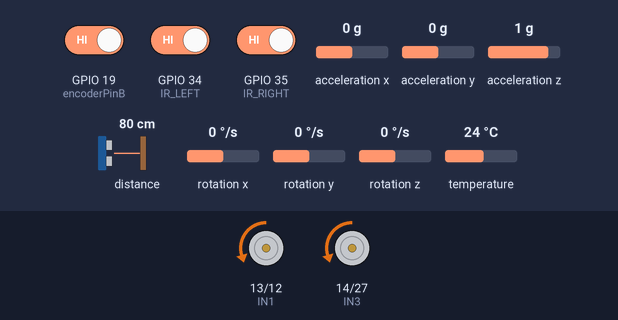
Bench run of a sketch on a simulated ESP32. Shown: motor-driver pin pairs drawn as motors (green arrow = first pin HIGH = forward, orange = second pin HIGH = backward, longer = more drive, scaled by the enable pin). The test bench sets the inputs (shaded band); at power-on: rotation z 0 °/s, GPIO 19 (encoderPinB) HIGH, GPIO 34 (IR_LEFT) HIGH, GPIO 35 (IR_RIGHT) HIGH, acceleration x 0 g, acceleration y 0 g, acceleration z 1 g, distance to the obstacle 80 cm, rotation x 0 °/s, rotation y 0 °/s, temperature 24 °C. What the sketch prints to the serial monitor is not drawn.

Above: at 2.3 s.
2.4 s: rotation z set to -25 °/s
5.4 s: rotation z set to -27 °/s
At 5.74 s:
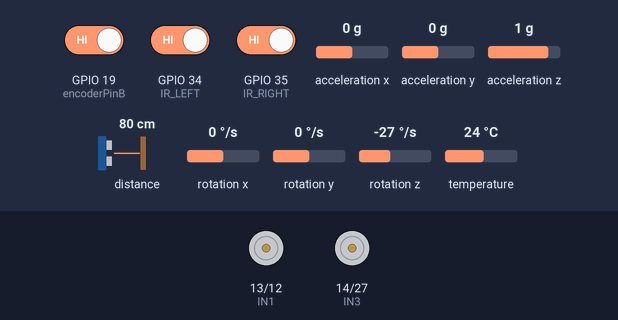
8.4 s: rotation z set to 100 °/s
At 9.02 s:
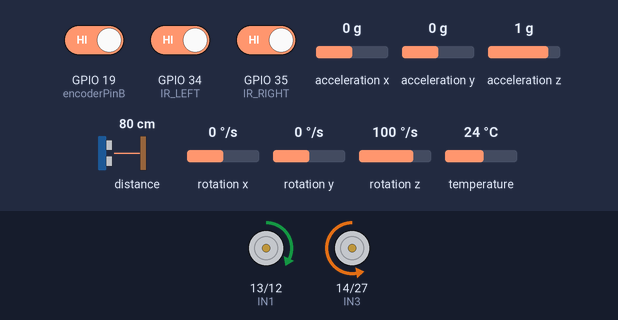
At 11.0 s:
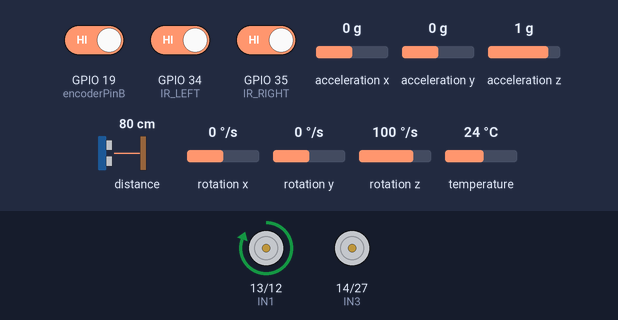
11.4 s: rotation z set to -192 °/s
At 13.8 s:
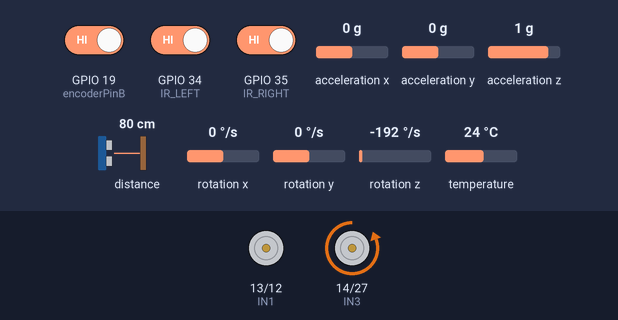
14.4 s: rotation z set to 101 °/s
17.4 s: rotation z set to 110 °/s
Timing chart, 0 to 20.6 s (numbered marks = the images above; inputs shaded):
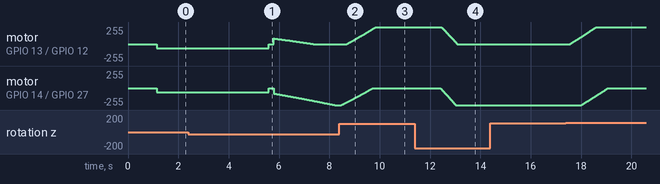

Measured:
- the behaviour switches between -26 and -27 °/s on rotation z (found by bisection; images 0 and 1)
- after the input at 2.4 s, every drawn part: stays the same
- after the input at 8.4 s, motor on GPIO 13 (IN1) / GPIO 12 (IN2): moves from stopped to forward 255/255 over 1.2 s, starting after 0.30 s; motor on GPIO 14 (IN3) / GPIO 27 (IN4): moves from backward 255/255 to stopped over 1.3 s, starting after 0.08 s
- after the input at 11.4 s, motor on GPIO 13 (IN1) / GPIO 12 (IN2): moves from forward 255/255 to stopped over 0.64 s, starting after 1.0 s; motor on GPIO 14 (IN3) / GPIO 27 (IN4): moves from stopped to backward 255/255 over 0.61 s, starting after 1.0 s
- after the input at 14.4 s, every drawn part: stays the same

The sketch:

perfect_code_15_2_Time_12_43.ino
```cpp
#include <Wire.h>
#include <VL53L0X.h>
#include <Adafruit_MPU6050.h>
#include <Adafruit_Sensor.h>
#include "encoder.h"

// ----------------------------
// Pin Definitions
// ----------------------------
// Motor direction pins
#define IN1 13   // Right motor direction pin 1
#define IN2 12   // Right motor direction pin 2
#define IN3 14   // Left motor direction pin 1
#define IN4 27   // Left motor direction pin 2

// Motor speed (PWM) pins
#define ENA 26   // Right motor PWM
#define ENB 25   // Left motor PWM

// Encoder pins
#define ENCA_A 4
#define ENCA_B 18 // left : 222
#define ENCB_A 19 // right : 203
#define ENCB_B 23

// IR sensor pins
#define IR_LEFT 34
#define IR_RIGHT 35

// for distance
#define WHEEL_DIAMETER_CM 4.4
#define PI 3.14159

#define NUM_ROTATIONS 2.7
#define NUM_ROTATIONS_AFTER_TURNING 2.9

#define TARGET_DISTANCE_CM (NUM_ROTATIONS * PI * WHEEL_DIAMETER_CM)
#define TARGET_DISTANCE_CM_AFTER_TURNING (NUM_ROTATIONS_AFTER_TURNING * PI * WHEEL_DIAMETER_CM)

// ----------------------------
// Global Sensor & Control Objects
// ----------------------------
VL53L0X lidar;
Adafruit_MPU6050 mpu;

// ----------------------------
// Global Variables for Encoders and PID (Forward Motion)
// ----------------------------
// Encoder pulse counts (updated inside ISRs)
volatile long pulseCountA = 0;  // Left motor encoder count
volatile long pulseCountB = 0;  // Right motor encoder count

// Desired (feed‑forward) speeds for both motors (0–255)
int desiredSpeedLeft = 60;   // For the left motor (remember: wiring is reversed)
int desiredSpeedRight = 60;  // For the right motor

// PID Control Variables (for balancing the speeds)
unsigned long lastPIDTime = 0;   // Last time (in ms) the PID loop was run
long lastPulseA = 0;             // Encoder A count from last PID update
long lastPulseB = 0;             // Encoder B count from last PID update
float errorSum = 0;              // Integral term (accumulated error)
float lastError = 0;             // Previous error value

// PID gains (tune these values)
const float Kp = 2.1;    // Proportional gain
const float Ki = 0.2;    // Integral gain
const float Kd = 0.0;    // Derivative gain

int minMotorSpeed = 50; // minimum speed to keep the motors running

// Maximum absolute value for the integral term (anti-windup)
const float maxIntegral = 1000.0;

// ----------------------------
// Global Variables for MPU (Turning)
// ----------------------------
unsigned long lastTime = 0;   // For integrating gyro data (in turning mode)
float currentYaw = 0.0;       // Accumulated yaw (in degrees)
bool turningInProgress = false;  // Flag to indicate when a turn is underway

// ----------------------------
// Function Prototypes
// ----------------------------
void IRAM_ATTR encoderAInterrupt();
void IRAM_ATTR encoderBInterrupt();
void IRAM_ATTR encoderCInterrupt();
void IRAM_ATTR encoderDInterrupt();
void updatePID();  // PID balancing for forward motion
void setMotorDirectionForward();
void setMotorDirectionReverse();
void setMotorDirectionTurnLeft();
void setMotorDirectionTurnRight();
void performTurn90(bool turnLeft);  // turnLeft==true means a left turn; false means right
void performTurn180(bool turnLeft);
void stopMotors();
void moveForwardDistance(float distanceCM);

// New helper functions for sensor reading and decision‐making:
bool readIRLeft();
bool readIRRight();
int readLidarDistance();
void processSensorInputs();
volatile bool flag = true;

// ----------------------------
// Setup
// ----------------------------
void setup() {
  Serial.begin(115200);

  // Set motor control pins as outputs
  pinMode(IN1, OUTPUT);
  pinMode(IN2, OUTPUT);
  pinMode(IN3, OUTPUT);
  pinMode(IN4, OUTPUT);
  pinMode(ENA, OUTPUT);
  pinMode(ENB, OUTPUT);

  EncoderSetup();

  // Initialize IR sensor pins as inputs
  pinMode(IR_LEFT, INPUT);
  pinMode(IR_RIGHT, INPUT);

  // Initialize last PID time
  lastPIDTime = millis();

  // I2C Setup: Use explicit SDA (P21) and SCL (P22) pins so both LiDAR and MPU work.
  Wire.begin(21, 22);
  delay(100);

  // MPU6050 Setup using the Adafruit library
  if (!mpu.begin()) {
    Serial.println("Failed to find MPU6050 chip");
    while (1) { delay(10); }
  }

  // LiDAR Setup
  lidar.init();
  lidar.setTimeout(500);

  Serial.println("MPU6050 Found!");
  mpu.setAccelerometerRange(MPU6050_RANGE_8_G);
  mpu.setGyroRange(MPU6050_RANGE_500_DEG);
  mpu.setFilterBandwidth(MPU6050_BAND_21_HZ);
  delay(1000);
  lastTime = millis();
  currentYaw = 0.0;
}

// ----------------------------
// Main Loop
// ----------------------------
void loop() {

  updatePID();
  processSensorInputs();

  delay(10);  // Short delay for loop stability
}

// ----------------------------
// Sensor Reading Helper Functions
// ----------------------------
bool readIRLeft() {
  return digitalRead(IR_LEFT);
}

bool readIRRight() {
  return digitalRead(IR_RIGHT);
}

int readLidarDistance() {
  // Return distance in cm.
  return lidar.readRangeSingleMillimeters() / 10;
}

// ----------------------------
// Decision-Making Function
// ----------------------------
void processSensorInputs() {
  bool irLeft = readIRLeft();    // HIGH means triggered
  bool irRight = readIRRight();  // HIGH means triggered
  int distance = readLidarDistance();

  Serial.print("Distance (cm): ");
  Serial.println(distance);

  // The decision tree is based on sensor values.
if(distance <= 9 && irLeft == LOW && irRight == LOW){
    // obstacles everywhere.
    // turn 180 degrees.
    // Then move forward.
    performTurn180(true);
  }else if (irLeft == LOW && irRight == HIGH) {
    Serial.println("Obstacle on left, turning right.");
    // Turn right means the gyro's Z reading should be inverted so that the integration is positive.
    performTurn90(true); // true => turn right
  }else if (irLeft == HIGH && irRight == LOW) {
    Serial.println("Obstacle on right, turning left.");
    performTurn90(false);  // false => turn left
  }else if (distance > 10 && irLeft == LOW && irRight == LOW) {
    // When both IR sensors are triggered, drive forward.
    moveForwardDistance(TARGET_DISTANCE_CM);
  }
  else if (irLeft == HIGH && irRight == HIGH){

    changeFlag();
    if(flag){
      performTurn90(false); // false => turn right
    }else{
      performTurn90(true); // true => turn left
    }
  }

  delay(10);  // Short delay for loop stability
}

// inverting between the flags (Left & Right)
void changeFlag(){
  flag = !flag;
}

// ----------------------------
// PID Balancing Function (for forward motion)
// ----------------------------
void updatePID() {
  // Skip PID update if a turn is underway.
  if (turningInProgress) return;

  unsigned long now = millis();
  unsigned long dt = now - lastPIDTime;

  // Update the PID at least every 10 ms.
  if (dt >= 10) {
    float dtSec = dt / 1000.0;

    // Calculate the change in encoder counts since the last update.
    long deltaA = pulseCountA - lastPulseA; // Left motor
    long deltaB = pulseCountB - lastPulseB; // Right motor

    // Compute error: here, error is the difference between the speeds.
    // A positive error indicates that the left motor is running slower than the right.
    long error = deltaB - deltaA;

    // Update the integral term with anti-windup.
    errorSum += error * dtSec;
    errorSum = constrain(errorSum, -maxIntegral, maxIntegral);

    // Compute the derivative term.
    float derivative = (dtSec > 0) ? (error - lastError) / dtSec : 0;

    // Compute the PID correction.
    float correction = Kp * error + Ki * errorSum + Kd * derivative;

    // Adjust the PWM signals based on the desired speeds plus the PID correction.
    // The correction is applied differentially: subtract from one side and add to the other.
    int leftPWM = desiredSpeedLeft - correction;
    int rightPWM = desiredSpeedRight + correction;

    leftPWM = constrain(leftPWM, 0, 255);
    rightPWM = constrain(rightPWM, 0, 255);

    // Drive the motors with the calculated PWM values.
    // (Note: Based on your wiring, the left motor's wiring is reversed.)
    analogWrite(ENA, rightPWM); // Right motor PWM output
    analogWrite(ENB, leftPWM);  // Left motor PWM output

    // Save the current encoder counts and error for the next cycle.
    lastPulseA = pulseCountA;
    lastPulseB = pulseCountB;
    lastError = error;
    lastPIDTime = now;
  }
}

// ----------------------------
// Turning Function Using MPU (90° Turn)
// ----------------------------
void performTurn90(bool turnLeft) {
  turningInProgress = true; // Disable PID updates during the turn.

  // Command the motors to turn.
  if (turnLeft) {
    setMotorDirectionTurnLeft();
  } else {
    setMotorDirectionTurnRight();
  }

  // Reset the yaw integration.
  currentYaw = 0.0;
  lastTime = millis();

  // Continue integrating gyro data until the robot has turned ~90°.
  while (true) {
    sensors_event_t a, g, temp;
    mpu.getEvent(&a, &g, &temp);
    unsigned long now = millis();
    float dt = (now - lastTime) / 1000.0;
    lastTime = now;

    // Get the gyro Z-axis reading in degrees per second.
    float gyroZDegreesPerSec = g.gyro.z * (180.0 / PI);
    // For a right turn, invert the sign so that the integrated angle increases positively.
    if (!turnLeft) {
      gyroZDegreesPerSec = -gyroZDegreesPerSec;
    }

    // Integrate the gyro reading.
    currentYaw += gyroZDegreesPerSec * dt;
    float angleTurned = abs(currentYaw);

    if (angleTurned >= 80.0) {  // slightly less than 90° to allow for overshoot
      break;
    }
    delay(10);
  }

  // Stop the motors briefly to settle the turn.
  analogWrite(ENA, 0);
  analogWrite(ENB, 0);
  delay(200);

  // Resume forward motion.
  moveForwardDistance(TARGET_DISTANCE_CM_AFTER_TURNING);

  turningInProgress = false;
}

// ----------------------------
// Turning Function (180° Turn)
// ----------------------------
void performTurn180(bool turnLeft) {
  turningInProgress = true; // Disable PID updates during the turn.

  // Command the motors to turn.
  if (turnLeft) {
    setMotorDirectionTurnLeft();
  } else {
    setMotorDirectionTurnRight();
  }

  // Reset the yaw integration.
  currentYaw = 0.0;
  lastTime = millis();

  // Continue integrating gyro data until the robot has turned ~180°.
  while (true) {
    sensors_event_t a, g, temp;
    mpu.getEvent(&a, &g, &temp);
    unsigned long now = millis();
    float dt = (now - lastTime) / 1000.0;
    lastTime = now;

    float gyroZDegreesPerSec = g.gyro.z * (180.0 / PI);
    if (!turnLeft) {
      gyroZDegreesPerSec = -gyroZDegreesPerSec;
    }

    currentYaw += gyroZDegreesPerSec * dt;
    float angleTurned = abs(currentYaw);

    Serial.print("Turning: angle turned = ");
    Serial.print(angleTurned);
    Serial.println("°");

    if (angleTurned >= 170.0) {  // stop just before 180° to account for inertia
      break;
    }
    delay(10);
  }

  // Stop the motors briefly.
  analogWrite(ENA, 0);
  analogWrite(ENB, 0);
  delay(200);

  // Resume forward motion.
  moveForwardDistance(TARGET_DISTANCE_CM_AFTER_TURNING);

  turningInProgress = false;
}

// ----------------------------
// Motor Direction Helper Functions
// ----------------------------
void setMotorDirectionForward() {
  // For forward motion:
  digitalWrite(IN1, HIGH);  // Right motor forward
  digitalWrite(IN2, LOW);
  // For the left motor (wiring reversed):
  digitalWrite(IN3, LOW);
  digitalWrite(IN4, HIGH);
}

void setMotorDirectionReverse() {
  // For reverse motion:
  digitalWrite(IN1, LOW);
  digitalWrite(IN2, HIGH);
  digitalWrite(IN3, HIGH);
  digitalWrite(IN4, LOW);
}

void setMotorDirectionTurnLeft() {
  // For turning left:
  digitalWrite(IN1, LOW);   // Right motor forward
  digitalWrite(IN2, HIGH);
  digitalWrite(IN3, LOW);   // Left motor reversed
  digitalWrite(IN4, HIGH);
}

void setMotorDirectionTurnRight() {
  // For turning right:
  digitalWrite(IN1, HIGH);  // Right motor reversed
  digitalWrite(IN2, LOW);
  digitalWrite(IN3, HIGH);
  digitalWrite(IN4, LOW);
}

// ----------------------------
// Move Forward a Given Distance Using Encoder Feedback
// ----------------------------
// Define new PID constants for distance and heading (tune as needed)
const float dKp = 2.1;    // Distance proportional gain
const float dKi = 0.2;    // Distance integral gain
const float dKd = 0.0;    // Distance derivative gain

const float hKp = 2.1;    // Heading proportional gain
const float hKi = 0.2;    // Heading integral gain
const float hKd = 0.0;    // Heading derivative gain

// A maximum integral value to prevent windup (can be adjusted)

// Ensure you have a variable to track the heading:
float desiredHeading = 0.0;     // Desired heading (e.g., 0 for straight)

// Make sure to reset these as needed before starting movement.
void moveForwardDistance(float distanceCM) {
  // Reset encoder count
  noInterrupts();
  pulseCount = 0;   // Adjust based on your encoder variable name
  interrupts();

  // Reset heading if desired (or use your current heading as the baseline)
  currentYaw = 0.0;
  desiredHeading = 0.0; // For example, drive straight ahead

  // Set motors for forward movement
  setMotorDirectionForward();

  // Variables for distance PID
  unsigned long prevTime = millis();
  float prevDistanceError = distanceCM;
  float distanceIntegral = 0.0;

  // Variables for heading PID
  float headingErrorSum = 0.0;
  float lastHeadingError = 0.0;

  while (EncoderReading() < distanceCM) {
    unsigned long currentTime = millis();
    float dt = (currentTime - prevTime) / 1000.0;
    if (dt <= 0) dt = 0.001;  // Avoid division by zero
    prevTime = currentTime;

    // *** Distance PID ***
    float currentDistance = EncoderReading();
    float distanceError = distanceCM - currentDistance;
    distanceIntegral += distanceError * dt;
    float distanceDerivative = (distanceError - prevDistanceError) / dt;
    prevDistanceError = distanceError;
    float distancePIDOutput = dKp * distanceError + dKi * distanceIntegral + dKd * distanceDerivative;
    // Constrain the base speed
    int baseSpeed = (int)constrain(distancePIDOutput, minMotorSpeed, 255);

    // *** Heading PID ***
    sensors_event_t a, g, temp;
    mpu.getEvent(&a, &g, &temp);
    // Convert gyro z-axis reading to degrees per second
    float gyroZ = g.gyro.z * (180.0 / PI);
    // Integrate to update the current heading
    currentYaw += gyroZ * dt;
    // Calculate heading error (difference between desired and current heading)
    float headingError = desiredHeading - currentYaw;
    headingErrorSum += headingError * dt;
    headingErrorSum = constrain(headingErrorSum, -maxIntegral, maxIntegral);
    float headingDerivative = (dt > 0) ? (headingError - lastHeadingError) / dt : 0;
    lastHeadingError = headingError;
    float headingCorrection = hKp * headingError + hKi * headingErrorSum + hKd * headingDerivative;

    // *** Combine the two PIDs ***
    // Differential drive: add the heading correction to one side and subtract from the other.
    int leftPWM = constrain(baseSpeed + headingCorrection, 0, 255);
    int rightPWM = constrain(baseSpeed - headingCorrection, 0, 255);

    // Drive motors with the computed PWM values
    analogWrite(ENA, rightPWM);  // Right motor
    analogWrite(ENB, leftPWM);   // Left motor

    // Break the loop if we are close enough to the target distance
    if (distanceError <= 0.5) {
      break;
    }
    delay(10); // Loop delay for stability
  }

  stopMotors();
  delay(500);
}

// ----------------------------
// Stop the Motors
// ----------------------------
void stopMotors() {
  analogWrite(ENA, 0);
  analogWrite(ENB, 0);
  digitalWrite(IN1, LOW);
  digitalWrite(IN2, LOW);
  digitalWrite(IN3, LOW);
  digitalWrite(IN4, LOW);
}
```

encoder.h
```cpp
#ifndef ENCODER_H
#define ENCODER_H

extern volatile long pulseCount;

void EncoderSetup();
float EncoderReading();

#endif // ENCODER_H
```

encoder.ino
```cpp
#include "encoder.h"

// Constants for the encoder
const int encoderPinB = 19; // Encoder output B
const int PPR = 222; // Pulses per revolution
const float wheelDiameter = 4.4; // Diameter of the wheel in cm
const float wheelCircumference = 3.14159 * wheelDiameter; // Circumference of the wheel
const float distancePerPulse = wheelCircumference / PPR;

// Variable to store pulse count
volatile long pulseCount = 0;

// Interrupt service routine for encoder
void ISR_encoder() {
    pulseCount++;
}

// Setup function for the encoder
void EncoderSetup() {
    // Set encoder pin as input
    pinMode(encoderPinB, INPUT);

    // Attach interrupt to encoder pin
    attachInterrupt(digitalPinToInterrupt(encoderPinB), ISR_encoder, CHANGE);
}

// Read the encoder data and calculate distance traveled (in cm)
float EncoderReading() {
    // Detach interrupt to prevent counting pulses during calculation
    detachInterrupt(digitalPinToInterrupt(encoderPinB));

    float distanceTraveled = pulseCount * distancePerPulse;

    // Reattach interrupt for future pulse counting
    attachInterrupt(digitalPinToInterrupt(encoderPinB), ISR_encoder, CHANGE);

    return distanceTraveled;
}
```
